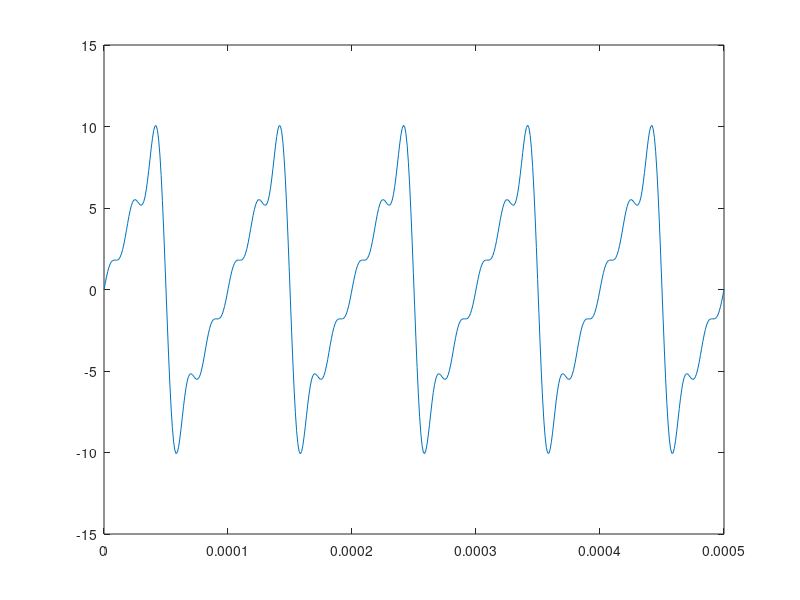

MATLAB code for this plot:
clc
clear all
close all

%input

f = 10e3;
can_periodos = 5;
can_frecuencias=5;
A=10;
serie='diente';

%process
w=2*pi*f;
t = linspace(0,can_periodos/f,500);
switch serie
    
    %cudrada
    case 'cuadrada'
        fourier= 0;

    for N=1:can_frecuencias+can_frecuencias-1
        if(mod(N,2)~=0)
            fourier=fourier+(1/N)*sin(2*pi*N*f*t);
        end
    
    end
    
    %triangular
    case 'triangular'
        fourier=0;
        for N=1:2:(can_frecuencias*2-1)
   
            fourier = fourier + ((pi/2)-(4/pi)*(1/N^2)*(cos(w*t*N)));

    
        end
        
    %diente
    case 'diente'
        fourier=0;
        for N=1:(can_frecuencias)
   
            fourier = fourier + (((2*A)/pi)*((-1)^(N+1))*((1/N)*sin(t*w*N)));
    
    
        end

    %sinu
    case 'sinusoidal'
        fsinusoidal = '0';
        switch fsinusoidal
            case '0'
                
                fourier = A*sin(2*pi*f*t);
                
            case '90'
                
                fourier = A*sin(2*pi*f*t + pi/2);
                
            case '180'
                
                fourier = A*sin(2*pi*f*t + pi);
                
            case '270'
                
                fourier = A*sin(2*pi*f*t + 3*pi/2);
                
            otherwise
                fprintf('atras')
        end
    otherwise
        fprintf('programa terminado con exito')
end       
    
    
    
    
%output
figure(1)
plot(t,fourier)